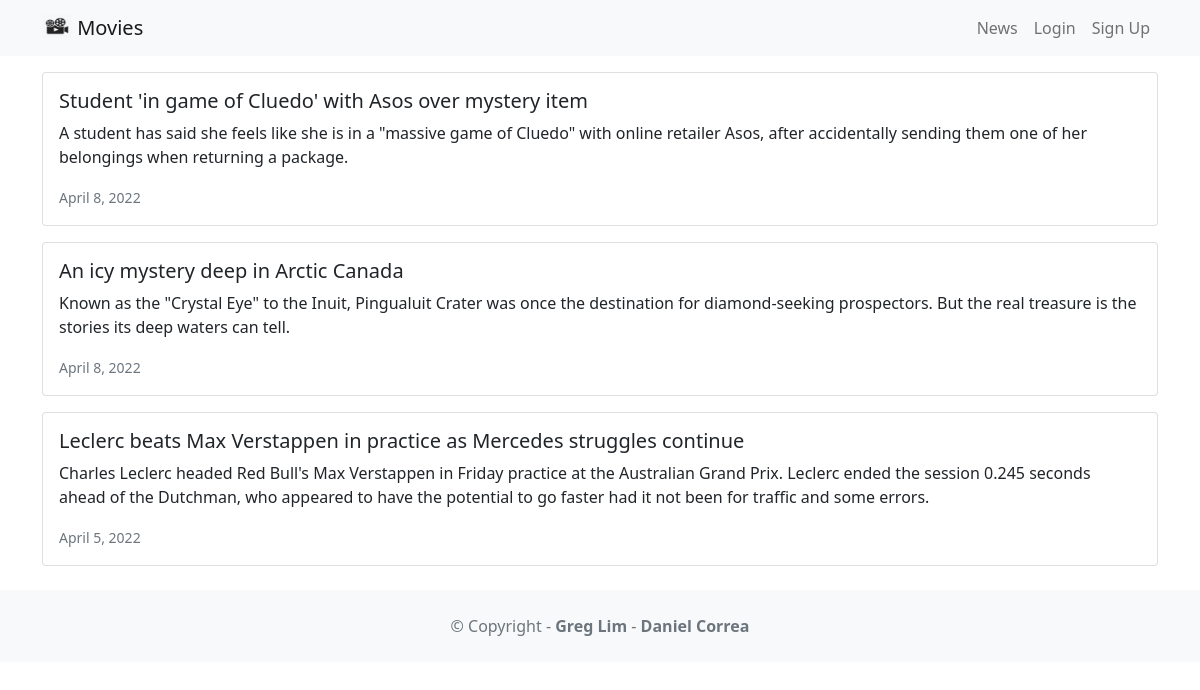
Page /news/ on the committed database.
### news/models.py (models this page shows, shortened)
class News(models.Model):
    headline = models.CharField(max_length=200)
    body = models.TextField()
    date = models.DateField()

### news/views.py (the view)
# urls.py: path('news/', include('news.urls')),
def news(request):
    newss = News.objects.all().order_by('-date')
    return render(request, 'news.html', {'newss':newss})

### news/templates/news.html
{% extends 'base.html' %}
{% block content %}
  {% for news in newss %}
  <div class="card mb-3">
    <div class="row g-0">
      <div>
        <div class="card-body">
          <h5 class="card-title">{{ news.headline }}</h5>
          <p class="card-text">{{ news.body }}</p>
          <p class="card-text"><small class="text-muted">
            {{ news.date }}
          </small></p>
        </div>
      </div>
    </div>
  </div>
  {% endfor %}
{% endblock content %}

### rows in the picture
News: headline "Student 'in game of Cluedo' with Asos over mystery item", body "A student has said she feels like she is in a \"massive game of Cluedo\" with online retailer Asos, after accidentally sending them one of her belongings when returning a package.", date "April 8, 2022"
News: headline "An icy mystery deep in Arctic Canada", body "Known as the \"Crystal Eye\" to the Inuit, Pingualuit Crater was once the destination for diamond-seeking prospectors. But the real treasure is the stories its deep waters can tell.", date "April 8, 2022"
News: headline "Leclerc beats Max Verstappen in practice as Mercedes struggles continue", body "Charles Leclerc headed Red Bull's Max Verstappen in Friday practice at the Australian Grand Prix. Leclerc ended the session 0.245 seconds ahead of the Dutchman, who appeared to have the potential to go faster had it not been for traffic and some errors.", date "April 5, 2022"
